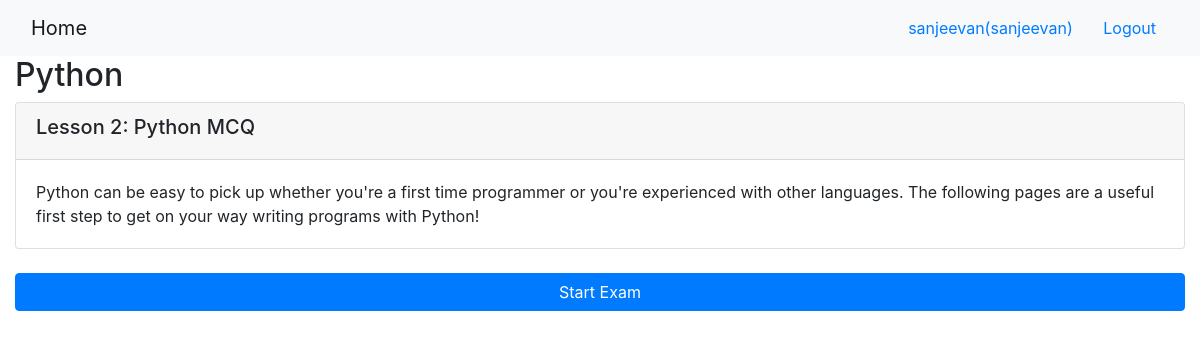
Screenshot of /onlinecourse/1/ (signed in) with the database file from the repository.
### onlinecourse/models.py (models this page shows, shortened)
class Course(models.Model):
    name = models.CharField(null=False, max_length=30, default='online course')
    image = models.ImageField(upload_to='course_images/')
    description = models.CharField(max_length=1000)
    pub_date = models.DateField(null=True)
    instructors = models.ManyToManyField(Instructor)
    users = models.ManyToManyField(settings.AUTH_USER_MODEL, through='Enrollment')
    total_enrollment = models.IntegerField(default=0)
    is_enrolled = False

class Lesson(models.Model):
    title = models.CharField(max_length=200, default="title")
    order = models.IntegerField(default=0)
    course = models.ForeignKey(Course, on_delete=models.CASCADE)
    content = models.TextField()

### onlinecourse/views.py (the view)
# urls.py: path('<int:pk>/', views.CourseDetailView.as_view(), name='course_details'),
class CourseDetailView(generic.DetailView):
    model = Course
    template_name = 'onlinecourse/course_detail_bootstrap.html'

### onlinecourse/templates/onlinecourse/course_detail_bootstrap.html (shortened to what this page needs)
<!DOCTYPE html>
<html lang="en">
  <head>
    {% load static %}
    <link rel="stylesheet" href="https://maxcdn.bootstrapcdn.com/bootstrap/4.5.2/css/bootstrap.min.css" />
  </head>
  <body>
    <nav class="navbar navbar-light bg-light">
      <div class="container-fluid">
        <div class="navbar-header">
          <a class="navbar-brand" href="{% url 'onlinecourse:index' %}">Home</a>
        </div>
        <ul class="nav navbar-nav navbar-right">
          {% if user.is_authenticated %}
          <li>
            <a class="btn btn-link" href="#">{{ user.first_name }}({{ user.username }})</a>
            <a class="btn btn-link" href="{% url 'onlinecourse:logout' %}">Logout</a>
          </li>
          {% endif %}
        </ul>
      </div>
    </nav>
    <div class="container-fluid">
      <h2>{{ course.name }}</h2>
      <div class="card-columns-vertical">
        {% for lesson in course.lesson_set.all %}
        <div class="card mt-1">
          <div class="card-header">
            <h5>Lesson {{lesson.order|add:1}}: {{lesson.title}}</h5>
          </div>
          <div class="card-body">{{lesson.content}}</div>
        </div>
        {% if user.is_authenticated %}
        <br />
        <button data-toggle="collapse" data-target="#exam_{{lesson.id}}" class="btn btn-primary btn-block">
          Start Exam
        </button>
        <br />
        {% endif %} {% endfor %}
      </div>
    </div>
  </body>
</html>

### rows the page displays
Course: name "Python"
Lesson: order|add "2", title "Python MCQ", content "Python can be easy to pick up whether you're a first time programmer or you're experienced with other languages. The following pages are a useful first step to get on your way writing programs with Python!"

### other values shown
{{ user.first_name }} "sanjeevan"
{{ user.username }} "sanjeevan"
